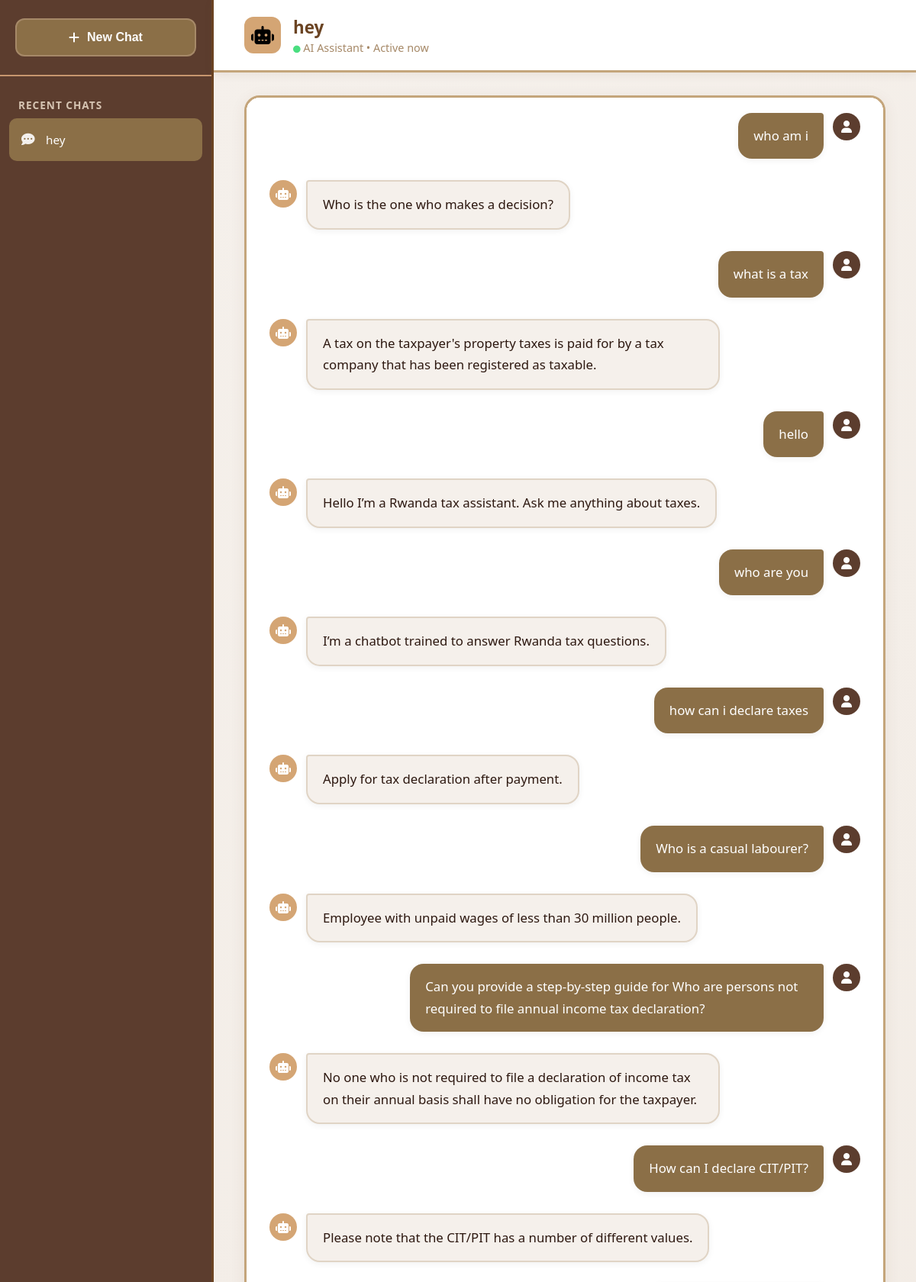
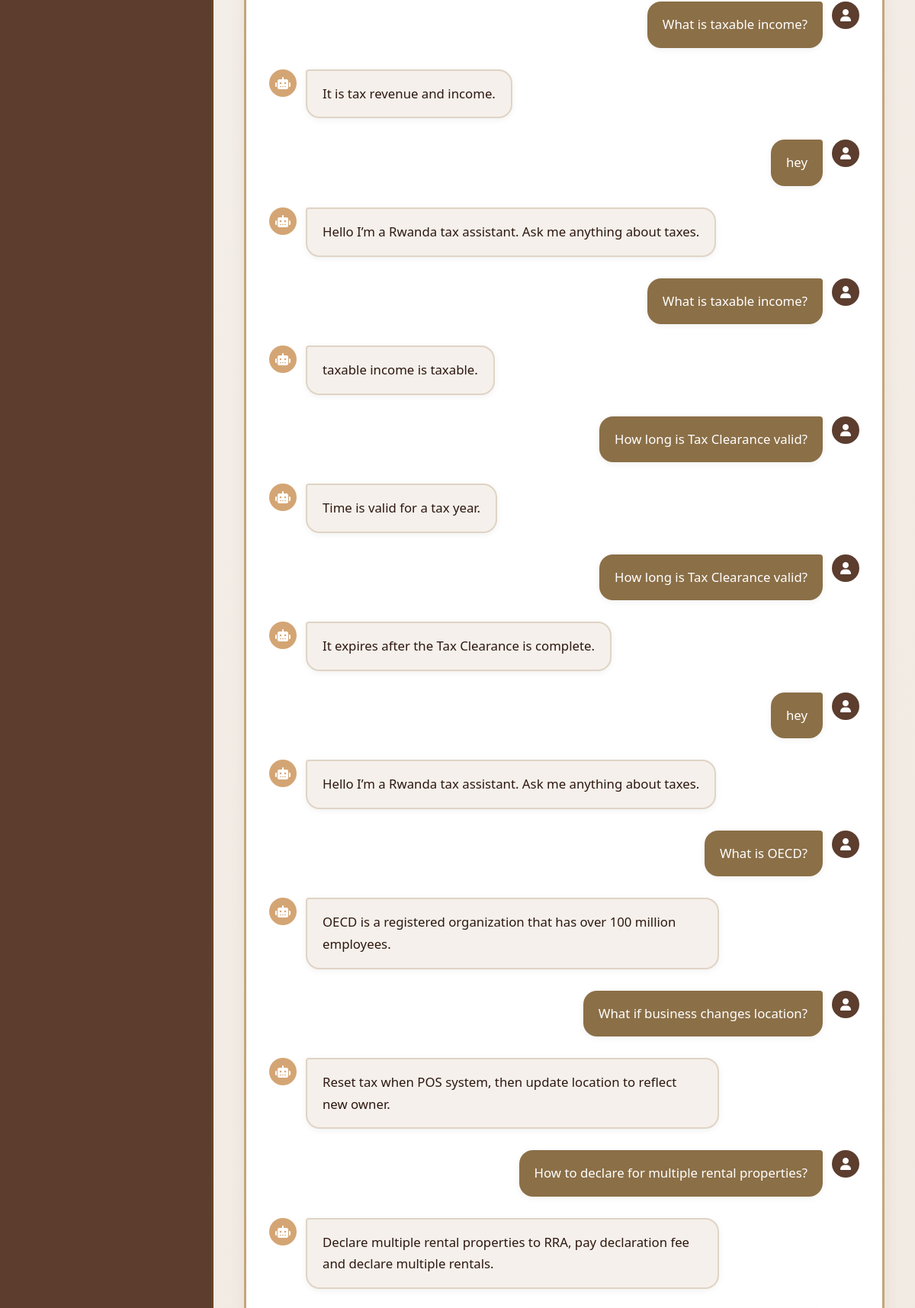
Screenshot of /chat/4/ (signed in, upper part) with the database file from the repository (2 pictures, top to bottom).
### chat/models.py (models this page shows, shortened)
class Conversation(models.Model):
    user = models.ForeignKey(User, on_delete=models.CASCADE)
    title = models.CharField(max_length=255, blank=True)
    created_at = models.DateTimeField(auto_now_add=True)

class Message(models.Model):
    conversation = models.ForeignKey(
        Conversation,
        on_delete=models.CASCADE,
        related_name="messages"
    )
    sender = models.CharField(max_length=10)  # "user" or "bot"
    text = models.TextField()
    created_at = models.DateTimeField(auto_now_add=True)

### chat/views.py (the view)
# urls.py: path('chat/<int:conversation_id>/', views.chat_page, name='chat'),
@login_required(login_url='login')
def chat_page(request, conversation_id):
    conversation = get_object_or_404(
        Conversation, id=conversation_id, user=request.user
    )
    messages = conversation.messages.all().order_by("created_at")
    conversations = Conversation.objects.filter(user=request.user).order_by("-created_at")
    return render(request, "chat.html", {
        "messages": messages,
        "conversations": conversations,
        "active_convo": conversation
    })

### chat/templates/chat.html (shortened to what this page needs)
<!DOCTYPE html>
<html lang="en">
<head>
    <link rel="stylesheet" href="https://cdnjs.cloudflare.com/ajax/libs/font-awesome/6.5.1/css/all.min.css">
</head>
<body>
    <div class="app-container">
        <div class="sidebar" id="sidebar">
            <div class="sidebar-header">
                <button class="new-chat-btn" onclick="window.location.href='/new-chat'">
                    <i class="fas fa-plus"></i>
                    <span>New Chat</span>
                </button>
            </div>
            <div class="chat-list">
                <div class="chat-list-title">Recent Chats</div>
                {% for convo in conversations %}
                <a href="{% url 'chat' convo.id %}" style="text-decoration:none;" data-chat-id="{{ convo.id }}">
                    <div class="chat-item {% if convo.id == active_convo.id %}active{% endif %}" id="chat-item-{{ convo.id }}">
                        <i class="fas fa-comment-dots chat-icon"></i>
                        <span class="chat-title">{{ convo.title }}</span>
                    </div>
                </a>
                {% endfor %}
            </div>
        </div>
        <div class="main-area">
            <div class="top-navbar">
                <div class="chat-info">
                    <div class="chat-info-icon">
                        <i class="fas fa-robot"></i>
                    </div>
                    <div class="chat-info-text">
                        <h2>{{ active_convo.title }}</h2>
                        <p>
                            <i class="fas fa-circle" style="font-size: 0.6rem; color: #4ade80;"></i>
                            AI Assistant • Active now
                        </p>
                    </div>
                </div>
            </div>
            <div class="chat-content">
                <div class="messages-area">
                    {% if messages %}
                        {% for msg in messages %}
                            <div class="message {% if msg.sender == 'user' %}user-message{% else %}bot-message{% endif %}">
                                <div class="message-avatar">
                                    {% if msg.sender == 'user' %}
                                        <i class="fas fa-user"></i>
                                    {% else %}
                                        <i class="fas fa-robot"></i>
                                    {% endif %}
                                </div>
                                <div class="message-content">
                                    <div class="message-bubble">{{ msg.text }}</div>
                                </div>
                            </div>
                        {% endfor %}
                    {% endif %}
                </div>
            </div>
        </div>
    </div>
</body>
</html>

### chat/templates/chat.html (style rules this page uses)
* { margin: 0; padding: 0; box-sizing: border-box; }
body { font-family: 'Segoe UI', Tahoma, Geneva, Verdana, sans-serif; background-color: #f5f0eb; height: 100vh; overflow: hidden; }
.app-container { height: 100vh; display: flex; background-color: #f5f0eb; }
.sidebar { width: 280px; background-color: #5c3d2e; display: flex; flex-direction: column; border-right: 3px solid #6b4423; box-shadow: 4px 0 20px rgba(0, 0, 0, 0.1); }
.sidebar-header { padding: 24px 20px; border-bottom: 2px solid #c7966e; background-color: #5c3d2e; }
.new-chat-btn { width: 100%; padding: 14px 20px; background-color: #8b6f47; color: #ffffff; border: 2px solid #a68968; border-radius: 12px; font-size: 1rem; font-weight: 600; cursor: pointer; transition: all 0.3s ease; display: flex; align-items: center; justify-content: center; gap: 10px; }
.chat-list { flex: 1; overflow-y: auto; padding: 16px 12px; }
.chat-list-title { color: #f5e6d3; font-size: 0.85rem; font-weight: 600; text-transform: uppercase; letter-spacing: 1px; padding: 12px 12px 8px 12px; opacity: 0.8; }
.chat-item { padding: 14px 16px; margin-bottom: 6px; border-radius: 10px; color: #f5e6d3; cursor: pointer; transition: all 0.2s ease; display: flex; align-items: center; gap: 12px; position: relative; }
.chat-item.active { background-color: #8b6f47; color: #ffffff; }
.chat-icon { font-size: 1.1rem; opacity: 0.9; min-width: 20px; }
.chat-title { flex: 1; font-size: 0.95rem; white-space: nowrap; overflow: hidden; text-overflow: ellipsis; }
.main-area { flex: 1; display: flex; flex-direction: column; background: linear-gradient(135deg, #f5f0eb 0%, #ede3d8 100%); }
.top-navbar { background-color: #ffffff; border-bottom: 3px solid #c4a57b; padding: 20px 40px; display: flex; align-items: center; justify-content: space-between; box-shadow: 0 2px 12px rgba(107, 68, 35, 0.1); }
.chat-info { display: flex; align-items: center; gap: 16px; }
.chat-info-icon { width: 48px; height: 48px; background-color: #d4a574; border-radius: 12px; display: flex; align-items: center; justify-content: center; font-size: 1.5rem; }
.chat-info-text h2 { color: #6b4423; font-size: 1.4rem; font-weight: 700; }
.chat-info-text p { color: #a68968; font-size: 0.9rem; margin-top: 2px; }
.chat-content { flex: 1; display: flex; flex-direction: column; padding: 30px 40px; overflow: hidden; }
.messages-area { flex: 1; overflow-y: auto; padding: 30px; margin-bottom: 24px; background-color: #ffffff; border-radius: 20px; border: 3px solid #c4a57b; box-shadow: 0 4px 20px rgba(107, 68, 35, 0.08); }
.user-message { flex-direction: row-reverse; }
.bot-message { flex-direction: row; }
.user-message .message-avatar { background-color: #5c3d2e; color: #ffffff; }
.bot-message .message-avatar { background-color: #d4a574; color: #ffffff; }
.user-message .message-bubble { background-color: #8b6f47; color: #ffffff; border-top-right-radius: 4px; }
.bot-message .message-bubble { background-color: #f5f0eb; color: #2d1810; border-top-left-radius: 4px; border: 2px solid #e0d4c5; }

### rows the page displays
Conversation: title "hey"
Message: sender "user" (drawn), text "who am i"
Message: sender "bot" (drawn), text "Who is the one who makes a decision?"
Message: sender "user" (drawn), text "what is a tax"
Message: sender "bot" (drawn), text "A tax on the taxpayer's property taxes is paid for by a tax company that has been registered as taxable."
Message: sender "user" (drawn), text "hello"
Message: sender "bot" (drawn), text "Hello I’m a Rwanda tax assistant. Ask me anything about taxes."
Message: sender "user" (drawn), text "who are you"
Message: sender "bot" (drawn), text "I’m a chatbot trained to answer Rwanda tax questions."
Message: sender "user" (drawn), text "how can i declare taxes"
Message: sender "bot" (drawn), text "Apply for tax declaration after payment."
Message: sender "user" (drawn), text "Who is a casual labourer?"
Message: sender "bot" (drawn), text "Employee with unpaid wages of less than 30 million people."
Message: sender "user" (drawn), text "Can you provide a step-by-step guide for Who are persons not required to file annual income tax declaration?"
Message: sender "bot" (drawn), text "No one who is not required to file a declaration of income tax on their annual basis shall have no obligation for the taxpayer."
Message: sender "user" (drawn), text "How can I declare CIT/PIT?"
Message: sender "bot" (drawn), text "Please note that the CIT/PIT has a number of different values."
Message: sender "user" (drawn), text "What is taxable income?"
Message: sender "bot" (drawn), text "It is tax revenue and income."
Message: sender "user" (drawn), text "hey"
Message: sender "bot" (drawn), text "Hello I’m a Rwanda tax assistant. Ask me anything about taxes."
Message: sender "user" (drawn), text "What is taxable income?"
Message: sender "bot" (drawn), text "taxable income is taxable."
Message: sender "user" (drawn), text "How long is Tax Clearance valid?"
Message: sender "bot" (drawn), text "Time is valid for a tax year."
Message: sender "user" (drawn), text "How long is Tax Clearance valid?"
Message: sender "bot" (drawn), text "It expires after the Tax Clearance is complete."
Message: sender "user" (drawn), text "hey"
Message: sender "bot" (drawn), text "Hello I’m a Rwanda tax assistant. Ask me anything about taxes."
Message: sender "user" (drawn), text "What is OECD?"
Message: sender "bot" (drawn), text "OECD is a registered organization that has over 100 million employees."
Message: sender "user" (drawn), text "What if business changes location?"
Message: sender "bot" (drawn), text "Reset tax when POS system, then update location to reflect new owner."
Message: sender "user" (drawn), text "How to declare for multiple rental properties?"
Message: sender "bot" (drawn), text "Declare multiple rental properties to RRA, pay declaration fee and declare multiple rentals."
